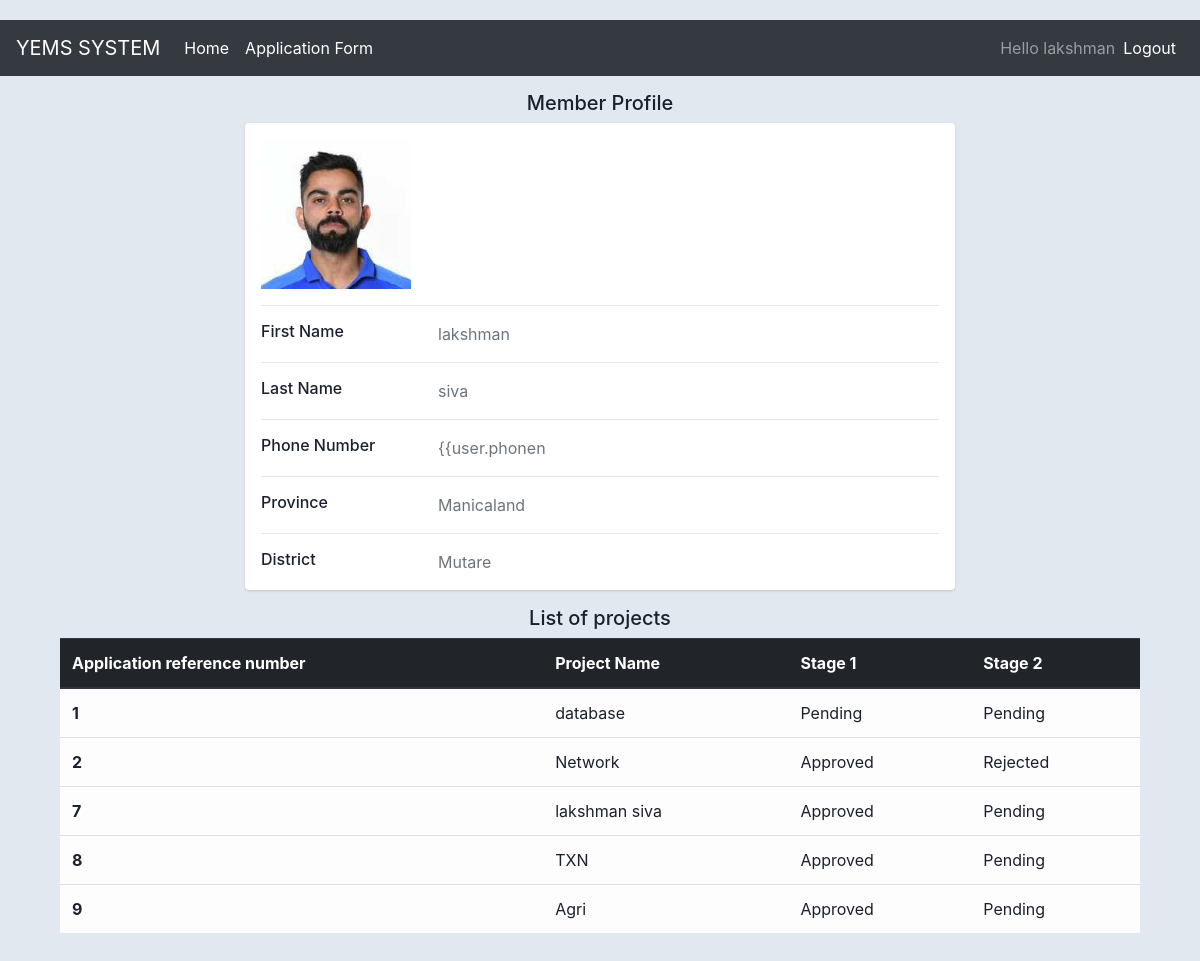
Page /member (signed in) on the committed database.
### APP/models.py (models this page shows)
class Member(models.Model):
    first_name = models.CharField(max_length=255)
    last_name = models.CharField(max_length=255)
    dob = models.DateField()
    phonenumber = models.CharField(max_length=255, unique=True)
    pic = models.CharField(max_length=255, blank=True)
    province = models.CharField(max_length=255)
    district = models.CharField(max_length=255)
    password = models.CharField(max_length=255)
    member_no= models.AutoField(primary_key=True)
    USERNAME_FIELD = 'phonenumber'
    REQUIRED_FIELDS = []

class Application(models.Model):
    project_name = models.CharField(max_length=255)
    industry = models.CharField(max_length=255)
    no_of_youth= models.IntegerField()
    funding = models.CharField(max_length=255)
    payback = models.CharField(max_length=255)
    reference_no= models.AutoField(primary_key=True)
    member = models.ForeignKey(Member, on_delete=models.CASCADE)
    overall_status= models.IntegerField(default=0) # 0 - pending ,  1 - approved by DA ,  2 - approved by FA
    stage1_status= models.IntegerField(default=0) # 0 - pending ,  1 - approved by DA, ,  2 - Rejected by DA
    stage2_status= models.IntegerField(default=0) # 0 - pending ,  1 -  approved by FA,  2 - Rejected by FA
    district_approver = models.CharField(max_length=255, null=True)
    stage1_approval_date= models.DateField(auto_now=True)
    file =  models.CharField(max_length=255, blank=True)
    REQUIRED_FIELDS = []

### APP/views.py (the view)
# urls.py: path('member', views.member),
def member(request):
    if(request.session['user'] == 'member'):
        phone = request.session['phone_number']
        user = Member.objects.filter(phonenumber=phone).first()
        projects = Application.objects.filter(member=user)
        return render(request, 'member.html', {'user':user, 'projects':projects})
    else:
        return redirect('/')

### APP/templates/member.html (shortened to what this page needs)
{% load static %}
<!DOCTYPE html>
<html lang="en">
<head>
    <link rel="stylesheet" href="https://maxcdn.bootstrapcdn.com/bootstrap/4.0.0/css/bootstrap.min.css">
	<link rel="stylesheet" type="text/css" href="{% static 'style.css' %}">
</head>
<body >
<nav class="navbar navbar-expand-lg navbar-dark bg-dark">
		  <a class="navbar-brand" href="">YEMS SYSTEM</a>
		  <div class="collapse navbar-collapse " id="navbarText">
			<ul class="navbar-nav mr-auto">
			  <li class="nav-item active">
				<a class="nav-link" href="/member">Home </a>
			  </li>
        <li class="nav-item active">
				<a class="nav-link" href="/application">Application Form</a>
			  </li>
			</ul>
			<span class="navbar-text">
				Hello  {{user.first_name}}
			</span>
			<ul class="navbar-nav float-right">
			  <li class="nav-item active">
				<a class="nav-link" href="/logout">Logout </a>
			  </li>
			</ul>
		  </div>
		</nav>
<div class="container " >
    <div class="main-body" >
    <h5 class="d-flex justify-content-center">Member Profile</h5>
          <div class="row d-flex justify-content-center">
            <div class="col-md-8">
              <div class="card mb-3">
                <div class="card-body">
                 <div class="row">
                    <div class="col-sm-3">
                      <img src="media/{{user.pic}}" alt="IMG" height="150px"  width="150px" >
                    </div>
                  </div>
                  <hr>
                  <div class="row">
                    <div class="col-sm-3">
                      <h6 class="mb-0">First Name</h6>
                    </div>
                    <div class="col-sm-9 text-secondary">
                      {{user.first_name}}
                    </div>
                  </div>
				          <hr>
                  <div class="row">
                    <div class="col-sm-3">
                      <h6 class="mb-0">Last Name</h6>
                    </div>
                    <div class="col-sm-9 text-secondary">
                      {{user.last_name}}
                    </div>
                  </div>
                    <hr>
                    <div class="row">
                    <div class="col-sm-3">
                      <h6 class="mb-0">Phone Number</h6>
                    </div>
                    <div class="col-sm-9 text-secondary">
                      {{user.phonen
                    </div>
                  </div>
                  <hr>
                  <div class="row">
                    <div class="col-sm-3">
                      <h6 class="mb-0">Province</h6>
                    </div>
                    <div class="col-sm-9 text-secondary">
                      {{user.province}}
                    </div>
                  </div>
				          <hr>
                  <div class="row">
                    <div class="col-sm-3">
                      <h6 class="mb-0">District</h6>
                    </div>
                    <div class="col-sm-9 text-secondary">
                      {{user.district}}
                    </div>
                  </div>
                </div>
              </div>
            </div>
          </div>
        <h5 class="d-flex justify-content-center">List of projects</h5>
			  <table class="table justify-content-center">
			  <thead class="thead-dark">
				<tr>
				  <th scope="col">Application reference number </th>
				  <th scope="col">Project Name</th>
				  <th scope="col">Stage 1</th>
				  <th scope="col">Stage 2</th>
				</tr>
			  </thead >
			  <tbody class="table-light">
			   {% for project in projects%}
				<tr >
				  <th scope="row">{{project.reference_no}}</th>
				  <td>{{project.project_name}}</td>
				  <td>
                {% if project.stage1_status == 0 %}
                    Pending
                {% elif project.stage1_status == 1 %}
                    Approved
                {% elif project.stage1_status == 2 %}
                    Rejected
                {% endif %}
          </td>
				  <td>
                {% if project.stage2_status == 0 %}
                    Pending
                {% elif project.stage2_status == 1 %}
                    Approved
                {% elif project.stage2_status == 2 %}
                    Rejected
                {% endif %}
          </td>
				</tr>
				{% endfor %}
			  </tbody>
			</table>
            </div>
          </div>
	</body>
</html>

### YEMS/static/style.css (style rules this page uses)
body { margin-top:20px; color: #1a202c; text-align: left; background-color: #e2e8f0; }
.main-body { padding: 15px; }
.card { box-shadow: 0 1px 3px 0 rgba(0,0,0,.1), 0 1px 2px 0 rgba(0,0,0,.06); }
.card { position: relative; display: flex; flex-direction: column; min-width: 0; word-wrap: break-word; background-color: #fff; background-clip: border-box; border: 0 solid rgba(0,0,0,.125); border-radius: .25rem; }
.card-body { flex: 1 1 auto; min-height: 1px; padding: 1rem; }
.mb-3, .my-3 { margin-bottom: 1rem!important; }

### rows in the picture
Member: first_name "lakshman", pic (picture), last_name "siva", province "Manicaland", district "Mutare"
Application: reference_no "1", project_name "database", stage1_status "Pending", stage2_status "Pending"
Application: reference_no "2", project_name "Network", stage1_status "Approved", stage2_status "Rejected"
Application: reference_no "7", project_name "lakshman siva", stage1_status "Approved", stage2_status "Pending"
Application: reference_no "8", project_name "TXN", stage1_status "Approved", stage2_status "Pending"
Application: reference_no "9", project_name "Agri", stage1_status "Approved", stage2_status "Pending"
